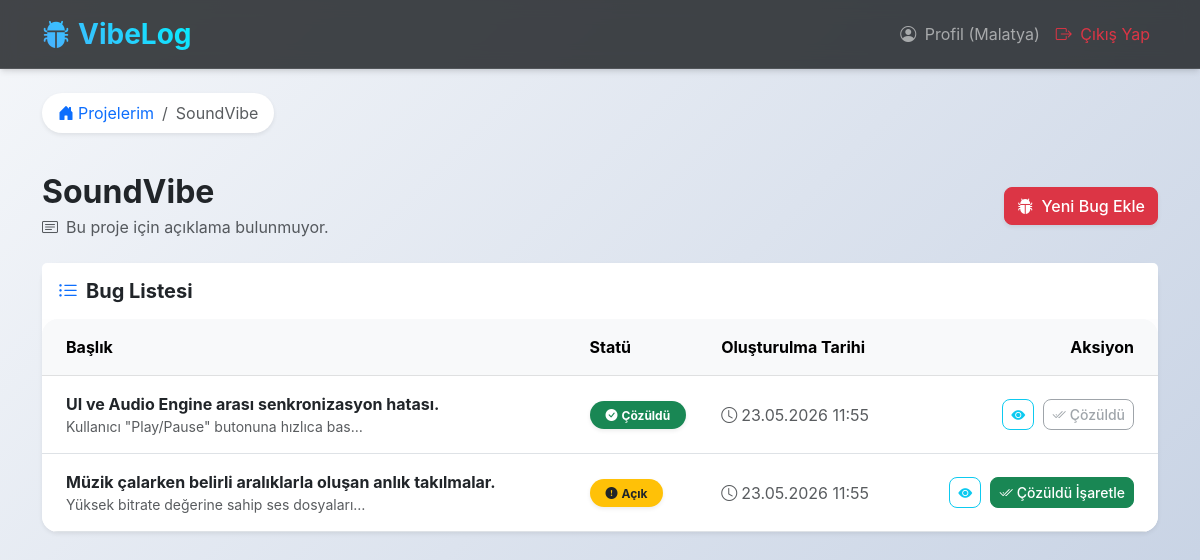
Page /project/1 (signed in) on the committed database.
### app/models.py (models this page shows, shortened)
class User(UserMixin, db.Model):
    __tablename__ = 'users'
    id: Mapped[int] = mapped_column(primary_key=True)
    username: Mapped[str] = mapped_column(String(64), unique=True, nullable=False)
    email: Mapped[str] = mapped_column(String(120), unique=True, nullable=False)
    password_hash: Mapped[str] = mapped_column(String(256), nullable=False)
    created_at: Mapped[datetime] = mapped_column(default=datetime.utcnow)
    projects: Mapped[List["Project"]] = relationship(back_populates="user", cascade="all, delete-orphan")

class Project(db.Model):
    __tablename__ = 'projects'
    id: Mapped[int] = mapped_column(primary_key=True)
    name: Mapped[str] = mapped_column(String(100), nullable=False)
    description: Mapped[Optional[str]] = mapped_column(Text)
    created_at: Mapped[datetime] = mapped_column(default=datetime.utcnow)
    user_id: Mapped[int] = mapped_column(ForeignKey('users.id'), nullable=False)
    user: Mapped["User"] = relationship(back_populates="projects")
    bug_tickets: Mapped[List["BugTicket"]] = relationship(back_populates="project", cascade="all, delete-orphan")

class BugTicket(db.Model):
    __tablename__ = 'bug_tickets'
    id: Mapped[int] = mapped_column(primary_key=True)
    title: Mapped[str] = mapped_column(String(150), nullable=False)
    description: Mapped[str] = mapped_column(Text, nullable=False)
    status: Mapped[str] = mapped_column(String(50), default='Open')
    created_at: Mapped[datetime] = mapped_column(default=datetime.utcnow)
    project_id: Mapped[int] = mapped_column(ForeignKey('projects.id'), nullable=False)
    project: Mapped["Project"] = relationship(back_populates="bug_tickets")

### app/main/routes.py (the view)
@main.route('/project/<int:id>')
@login_required
def project_detail(id):
    project = db.session.get(Project, id)
    if project is None:
        abort(404)
    if project.user_id != current_user.id:
        abort(403)
    page = request.args.get('page', 1, type=int)
    pagination = BugTicket.query.filter_by(project_id=project.id).order_by(BugTicket.created_at.desc()).paginate(
        page=page, per_page=10, error_out=False
    )
    return render_template('main/project_detail.html', title=project.name, project=project, pagination=pagination)

### app/models.py (called while the page is built)
@login_manager.user_loader
def load_user(id):
    return db.session.get(User, int(id))

### app/templates/main/project_detail.html (shortened to what this page needs)
{% extends "base.html" %}
{% block content %}
<div class="mb-4">
    <nav aria-label="breadcrumb">
        <ol class="breadcrumb bg-white px-3 py-2 rounded-pill shadow-sm d-inline-flex">
            <li class="breadcrumb-item"><a href="{{ url_for('main.index') }}" class="text-decoration-none"><i class="bi bi-house-door-fill me-1"></i>Projelerim</a></li>
            <li class="breadcrumb-item active" aria-current="page">{{ project.name }}</li>
        </ol>
    </nav>
</div>
<div class="row mb-4 align-items-center">
    <div class="col-md-8">
        <h2 class="fw-bold text-dark mb-1">{{ project.name }}</h2>
        <p class="text-muted mb-0"><i class="bi bi-card-text me-2"></i>{{ project.description or 'Bu proje için açıklama bulunmuyor.' }}</p>
    </div>
    <div class="col-md-4 text-md-end mt-3 mt-md-0">
        <a href="{{ url_for('main.new_bug', project_id=project.id) }}" class="btn btn-danger shadow-sm">
            <i class="bi bi-bug-fill me-1"></i> Yeni Bug Ekle
        </a>
    </div>
</div>
<div class="card shadow-sm mb-4">
    <div class="card-header bg-white py-3 border-bottom-0">
        <h5 class="mb-0 fw-bold"><i class="bi bi-list-ul me-2 text-primary"></i>Bug Listesi</h5>
    </div>
    <div class="card-body p-0">
        {% if pagination.items %}
            <div class="table-responsive">
                <table class="table table-hover mb-0 align-middle">
                    <thead class="table-light">
                        <tr>
                            <th scope="col" class="ps-4">Başlık</th>
                            <th scope="col">Statü</th>
                            <th scope="col">Oluşturulma Tarihi</th>
                            <th scope="col" class="text-end pe-4">Aksiyon</th>
                        </tr>
                    </thead>
                    <tbody>
                        {% for bug in pagination.items %}
                        <tr>
                            <td class="ps-4">
                                <div class="fw-bold"><a href="{{ url_for('main.bug_detail', bug_id=bug.id) }}" class="text-decoration-none text-dark hover-text-primary">{{ bug.title }}</a></div>
                                <div class="small text-muted text-truncate" style="max-width: 300px;">{{ bug.description }}</div>
                            </td>
                            <td>
                                {% if bug.status == 'Open' %}
                                    <span class="badge rounded-pill bg-warning text-dark px-3 py-2 shadow-sm"><i class="bi bi-exclamation-circle-fill me-1"></i>Açık</span>
                                {% elif bug.status == 'Closed' or bug.status == 'Çözüldü' %}
                                    <span class="badge rounded-pill bg-success px-3 py-2 shadow-sm"><i class="bi bi-check-circle-fill me-1"></i>Çözüldü</span>
                                {% else %}
                                    <span class="badge rounded-pill bg-secondary px-3 py-2 shadow-sm">{{ bug.status }}</span>
                                {% endif %}
                            </td>
                            <td class="text-muted"><i class="bi bi-clock me-1"></i>{{ bug.created_at.strftime('%d.%m.%Y %H:%M') }}</td>
                            <td class="text-end pe-4">
                                <a href="{{ url_for('main.bug_detail', bug_id=bug.id) }}" class="btn btn-sm btn-outline-info me-1" title="Detaylar"><i class="bi bi-eye-fill"></i></a>
                                {% if bug.status == 'Open' %}
                                    <form action="{{ url_for('main.resolve_bug', id=bug.id) }}" method="POST" class="d-inline">
                                        <button type="submit" class="btn btn-sm btn-success"><i class="bi bi-check2-all me-1"></i>Çözüldü İşaretle</button>
                                    </form>
                                {% else %}
                                    <button class="btn btn-sm btn-outline-secondary" disabled><i class="bi bi-check2-all me-1"></i>Çözüldü</button>
                                {% endif %}
                            </td>
                        </tr>
                        {% endfor %}
                    </tbody>
                </table>
            </div>
        {% else %}
            <div class="text-center py-5">
                <h5 class="text-muted">Bu projede henüz hiç bug kaydı yok! 🎉</h5>
            </div>
        {% endif %}
    </div>
</div>
{% endblock %}

### app/templates/base.html (shortened to what this page needs)
<!DOCTYPE html>
<html lang="tr">
<head>
    <link href="https://cdn.jsdelivr.net/npm/bootstrap@5.3.0/dist/css/bootstrap.min.css" rel="stylesheet">
    <link rel="stylesheet" href="https://cdn.jsdelivr.net/npm/bootstrap-icons@1.11.3/font/bootstrap-icons.min.css">
    <link rel="stylesheet" href="{{ url_for('static', filename='css/style.css') }}">
</head>
<body class="bg-light">
    <nav class="navbar navbar-expand-lg navbar-dark navbar-glass mb-4 sticky-top">
        <div class="container">
            <a class="navbar-brand fs-3 fw-bold text-gradient" href="/"><i class="bi bi-bug-fill me-2 text-primary"></i>VibeLog</a>
            <div class="collapse navbar-collapse" id="navbarNav">
                <ul class="navbar-nav ms-auto">
                    {% if current_user.is_authenticated %}
                        <li class="nav-item">
                            <a class="nav-link" href="#"><i class="bi bi-person-circle me-1"></i> Profil ({{ current_user.username }})</a>
                        </li>
                        <li class="nav-item">
                            <a class="nav-link text-danger" href="{{ url_for('auth.logout') }}"><i class="bi bi-box-arrow-right me-1"></i> Çıkış Yap</a>
                        </li>
                    {% endif %}
                </ul>
            </div>
        </div>
    </nav>
    <div class="container">
        {% block content %}{% endblock %}
    </div>
</body>
</html>

### app/static/css/style.css (style rules this page uses)
body { background: linear-gradient(135deg, #f5f7fa 0%, #c3cfe2 100%); min-height: 100vh; font-family: 'Inter', -apple-system, BlinkMacSystemFont, "Segoe UI", Roboto, "Helvetica Neue", Arial, sans-serif; }
.navbar-glass { background: rgba(33, 37, 41, 0.85) !important; backdrop-filter: blur(10px); -webkit-backdrop-filter: blur(10px); border-bottom: 1px solid rgba(255, 255, 255, 0.1); box-shadow: 0 4px 6px -1px rgba(0, 0, 0, 0.1), 0 2px 4px -1px rgba(0, 0, 0, 0.06); }
.text-gradient { background: linear-gradient(45deg, #4facfe 0%, #00f2fe 100%); -webkit-background-clip: text; -webkit-text-fill-color: transparent; background-clip: text; }
.card { border: none; border-radius: 1rem; box-shadow: 0 0.5rem 1rem rgba(0, 0, 0, 0.05); transition: transform 0.3s ease, box-shadow 0.3s ease; background: rgba(255, 255, 255, 0.95); }
.btn { border-radius: 0.5rem; transition: all 0.3s ease; font-weight: 500; }
.table-responsive { border-radius: 1rem; }
.table { margin-bottom: 0; }
.table > :not(caption) > * > * { padding: 1rem 0.5rem; }

### rows in the picture
User: username "Malatya"
Project: name "SoundVibe", description "Bu proje için açıklama bulunmuyor."
BugTicket: title "UI ve Audio Engine arası senkronizasyon hatası.", description "Kullanıcı \"Play/Pause\" butonuna hızlıca bas…", status "Closed" (drawn), created_at "23.05.2026 11:55"
BugTicket: title "Müzik çalarken belirli aralıklarla oluşan anlık takılmalar.", description "Yüksek bitrate değerine sahip ses dosyaları…", status "Open" (drawn), created_at "23.05.2026 11:55"
